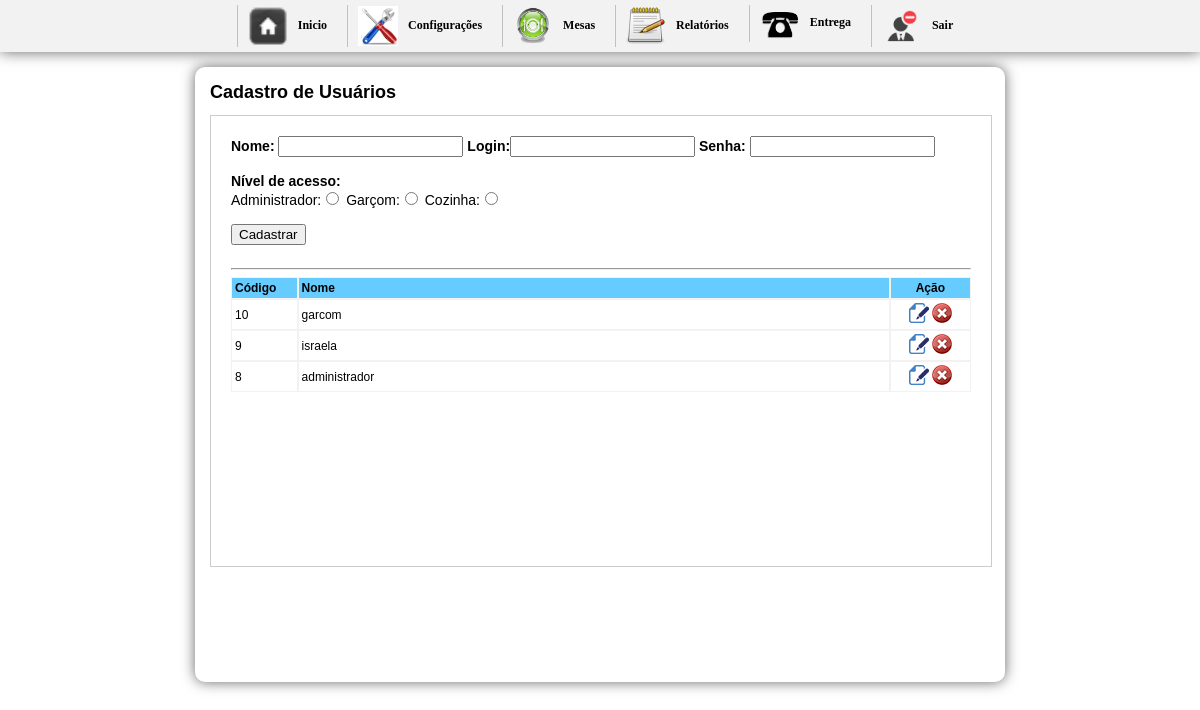
The page /inicio.php?btn=cadGarcon (signed in) on the database its author committed.
### tables this page shows
CREATE TABLE `garcon` (
  `idGarcon` int(10) NOT NULL AUTO_INCREMENT,
  `nomeGarcon` varchar(200) NOT NULL,
  `login` varchar(20) NOT NULL,
  `senha` varchar(20) NOT NULL,
  `nv` int(1) NOT NULL,
  PRIMARY KEY (`idGarcon`)
);

### cadGarcon.php (the view, shortened to what this page needs)
<h1> Cadastro de Usuários</h1>
<div id="boxcadProdutos">
	<div id="form">
    <form action="" method="post" enctype="multipart/form-data">
   <strong> Nome:</strong> <input name="nomeGarcon" type="text" id="nome">
    <strong>Login:</strong><input name="login" type="text" /><strong> Senha: </strong><input name="senha" type="password" /><br/><br/>
    <strong>Nível de acesso:</strong><br/>
    Administrador:<input name="nv" type="radio" value="0" /> Garçom:<input name="nv" type="radio" value="1" /> Cozinha:<input name="nv" type="radio" value="2" /><br/><br/>
    <input type="submit" name="cadastrar" id="cadastrar" value="Cadastrar"><br/><br/>
    </form>
    <hr/>
 <table width="100%" border="0" cellpadding="3" cellspacing="0" style="font-size:12px;">
  <tr>
    <td width="9%" align="left" bgcolor="#66CCFF" style="border:1px solid #f2f2f2;"><strong>Código</strong></td>
    <td width="80%" align="left" bgcolor="#66CCFF" style="border:1px solid #f2f2f2;"><strong>Nome</strong></td>
    <td width="11%" align="center" bgcolor="#66CCFF" style="border:1px solid #f2f2f2;"><strong>Ação</strong></td>
  </tr>
  <?php
  $ver = mysql_query("SELECT * FROM garcon WHERE idGarcon != '1' ORDER BY idGarcon DESC");
   $ver2 = mysql_query("SELECT * FROM garcon WHERE idGarcon != '2' ORDER BY idGarcon DESC");
   while($r2 = mysql_fetch_array($ver2))
   while($r = mysql_fetch_array($ver)){
  ?>
  <tr>
    <td align="left" style="border:1px solid #f2f2f2;"><?php echo $r['idGarcon'] ?></td>
    <td align="left" style="border:1px solid #f2f2f2;"> <?php
	if ($ver == ""){
		echo $r2['login'];}
	else{
	echo $r['nomeGarcon'];}
	?></td>
    <td align="center" style="border:1px solid #f2f2f2;">
    <a href="updateGarcon.php?cod=<?php echo $r['idGarcon'] ?>" onclick="NovaJanela(this.href,'nomeJanela','400','260','yes');return false"><img src="imagens/file_edit.png" width="20" height="20" border="0" /></a>
    <a href="javascript:confirmardel('inicio.php?btn=cadGarcon&del=del&idGarcon=<?php echo $r['idGarcon'] ?>')">
    <img src="imagens/excluir.png" width="20" height="20" border="0"></a>
    </td>
  </tr>
  <?php } ?>
</table>
</div>
</div>

### css/css.css (style rules this page uses)
body { margin-left: 0px;margin-top: 0px;margin-right: 0px;margin-bottom: 0px; background-color:#FFF; font-family:Verdana, Geneva, sans-serif; font-size:14px; }
h1 { font-size:18px; margin-top:0; }
#boxcadProdutos { width:780px; height:450px; margin:0 auto; border:1px solid #ccc; background:#FFF; overflow:auto; }
#form { padding:20px; }

### rows shown on the page
garcon: idGarcon "10", nomeGarcon "garcom"
garcon: idGarcon "9", nomeGarcon "israela"
garcon: idGarcon "8", nomeGarcon "administrador"
